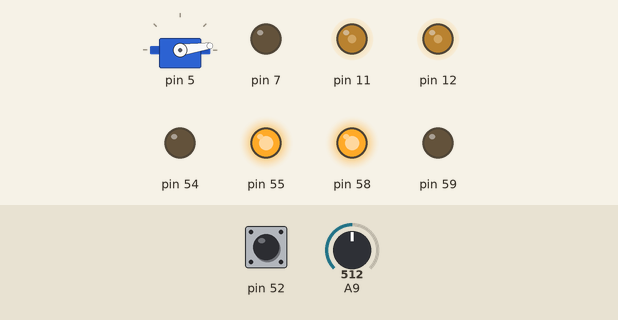
This sketch was run on a simulated Arduino Mega 2560, built with avr-gcc and run on an emulated ATmega2560. Parts: servo, output pins drawn as LEDs (lit = HIGH). The test bench sets the inputs (shaded band); at power-on: pin 52 HIGH, A9 = 512. What the sketch prints to the serial monitor is not drawn.

Above: at 0.01 s.
Timing chart, 0 to 1.6 s (numbered marks = the images above):
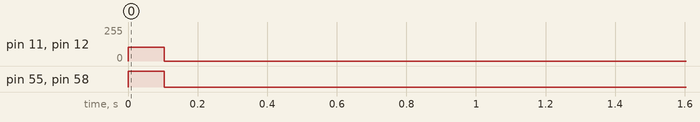

The sketch:

BumpTests.ino
```cpp
#define PARCOURS_IGNORE_IR 1

#include <Servo.h>
#include "Hardware.h"
#include "Vehicle.h"
#include "AllStates.h"
using namespace Vehicle;
using namespace Vehicle::States;

void setup()
{
  Serial.begin(9600);

  Vehicle::Setup();

  LinearStateMachine machine;
  machine.Add(new ParcoursAvecLanceur());
  machine.Add(new MonteeAvecLanceur());
  machine.Add(new DecenteAvecLanceur());
  machine.Add(new VirageEntreeZoneLancement());
  machine.Add(new AlignmentReedSwitchZoneLancement());

  Serial.println("Starting the BumpTests StateMachine.");

  machine.Execute();

  Serial.println("Finished the BumpTests StateMachine.");
}

void loop()
{

}
```
